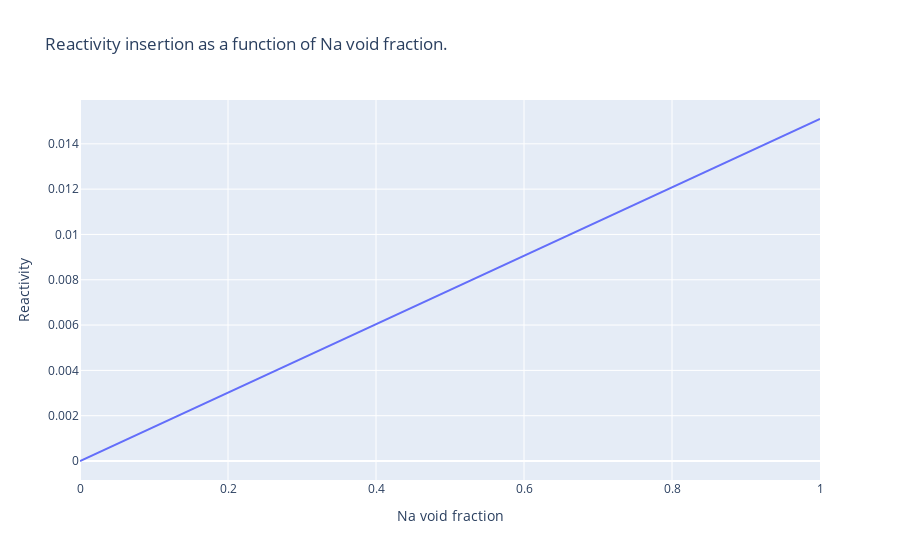

Notebook code cell kept with this figure:
### Markdown cell above
It's a bummer you don't get green dots from assertions in Jupyter notebooks like with pytest. I think I'm addicted to those things.

### Code cell
"""Pretty picture time."""
import plotly.graph_objects as go

x_values = np.linspace(0.0, 1.0, num=20)
y_values = [void_reactivity(i) for i in x_values]

fig = go.Figure(
    data=[go.Scatter(x=x_values, y=y_values, mode="lines")],
)
fig.update_layout(
    title="Reactivity insertion as a function of Na void fraction.",
    xaxis_title="Na void fraction",
    yaxis_title="Reactivity"
)

fig.show()

### Figure 1 — Plotly figure (JSON) as saved in the notebook; plotly's stock layout.template omitted (floating-point values rounded to 4 significant figures)
{"data": [{"mode": "lines", "type": "scatter", "x": [0, 0.05263, 0.1053, 0.1579, 0.2105, 0.2632, 0.3158, 0.3684, 0.4211, 0.4737, 0.5263, 0.5789, 0.6316, 0.6842, 0.7368, 0.7895, 0.8421, 0.8947, 0.9474, 1], "y": [0, 0.0007945, 0.001589, 0.002384, 0.003178, 0.003973, 0.004767, 0.005562, 0.006356, 0.007151, 0.007945, 0.00874, 0.009534, 0.01033, 0.01112, 0.01192, 0.01271, 0.01351, 0.0143, 0.0151]}], "layout": {"title": {"text": "Reactivity insertion as a function of Na void fraction."}, "xaxis": {"title": {"text": "Na void fraction"}}, "yaxis": {"title": {"text": "Reactivity"}}}}
